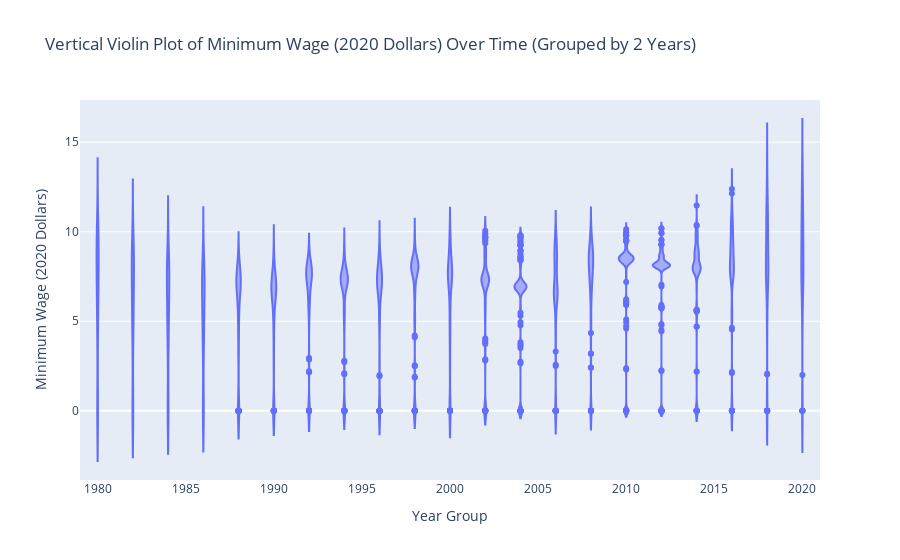

This figure's notebook cell:
### Markdown cell above
Deze grafiek toont de trends in het aantal aanhoudingen van niet-burgers. De data laten zien dat er pieken en dalen zijn geweest, met name rond 1990 en een opmerkelijke piek na 2020. Dit kan wijzen op veranderende immigratiehandhavingsstrategieën of externe factoren zoals politieke veranderingen en crises.

### Code cell
import pandas as pd
import plotly.express as px
from ipywidgets import interact, IntRangeSlider

# Load the datasets with proper encoding
minimum_wage_data = pd.read_csv('minimum_wage_us.csv', encoding='ISO-8859-1')

# Filtering relevant columns
merged_data = minimum_wage_data[['Year', 'State.Minimum.Wage.2020.Dollars']]

# Create a new column that groups years into 2-year intervals
merged_data['Year_Group'] = (merged_data['Year'] // 2) * 2

def update_violin_plot(year_range):
    filtered_data = merged_data[(merged_data['Year'] >= year_range[0]) & (merged_data['Year'] <= year_range[1])]
    
    fig = px.violin(filtered_data, y='State.Minimum.Wage.2020.Dollars', x='Year_Group', orientation='v',
                    title='Vertical Violin Plot of Minimum Wage (2020 Dollars) Over Time (Grouped by 2 Years)')
    
    fig.update_layout(yaxis_title='Minimum Wage (2020 Dollars)', xaxis_title='Year Group')
    fig.show()

interact(update_violin_plot, year_range=IntRangeSlider(value=[1980, 2020], min=1980, max=2020, step=2, description='Year Range'))

### Figure 1 — Plotly figure (JSON) as saved in the notebook; plotly's stock layout.template omitted (floating-point values rounded to 4 significant figures; data arrays with more than 128 entries replaced by an {"elided": "..."} marker saying what was removed)
{"data": [{"alignmentgroup": "True", "box": {"visible": false}, "hovertemplate": "Year_Group=%{x}<br>State.Minimum.Wage.2020.Dollars=%{y}<extra></extra>", "legendgroup": "", "marker": {"color": "#636efa"}, "name": "", "offsetgroup": "", "orientation": "v", "scalegroup": "True", "showlegend": false, "type": "violin", "x": {"elided": "2214 int values"}, "x0": " ", "xaxis": "x", "y": {"elided": "2214 float values"}, "y0": " ", "yaxis": "y"}], "layout": {"legend": {"tracegroupgap": 0}, "title": {"text": "Vertical Violin Plot of Minimum Wage (2020 Dollars) Over Time (Grouped by 2 Years)"}, "violinmode": "group", "xaxis": {"anchor": "y", "domain": [0, 1], "title": {"text": "Year Group"}}, "yaxis": {"anchor": "x", "domain": [0, 1], "title": {"text": "Minimum Wage (2020 Dollars)"}}}}
